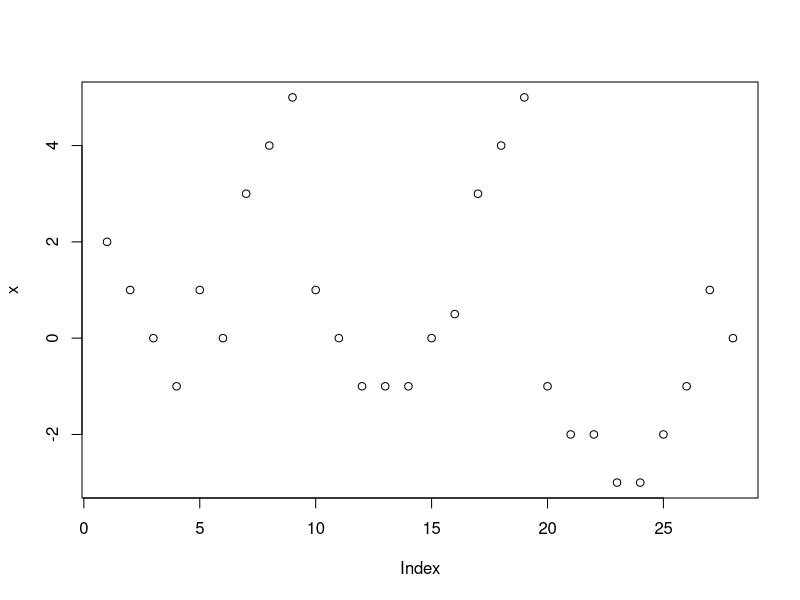
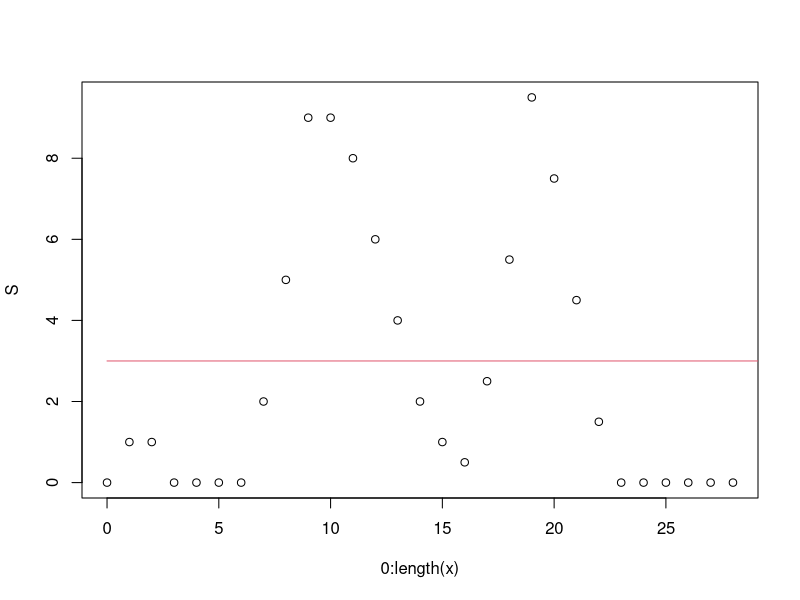
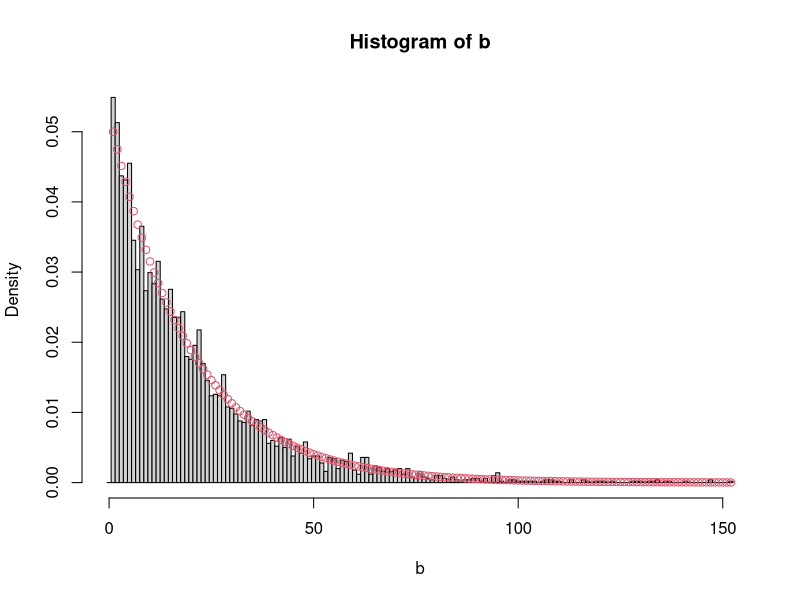
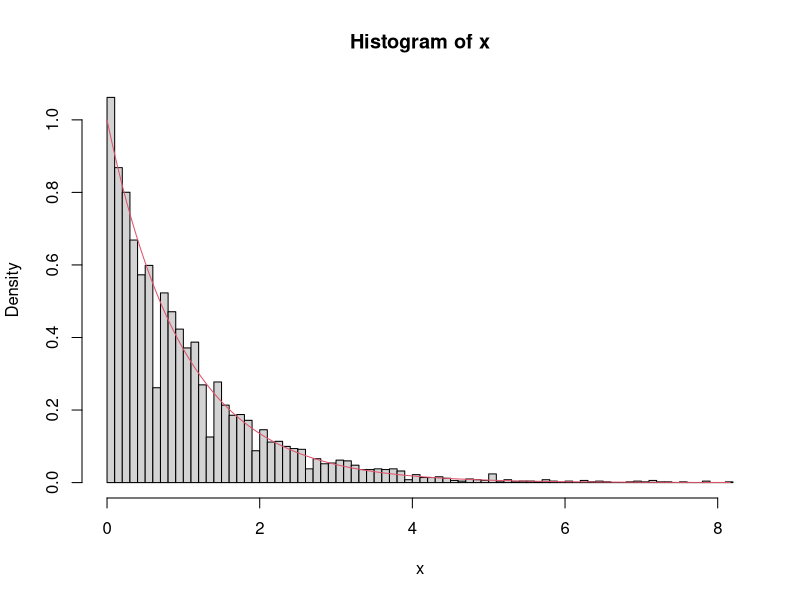

Write R code to recreate these figures, in order. (Note: a time limit stopped this script after it produced the figures.)
##Some simple data

x <- c(4,3,2,1,3,2,5,6,7,3,2,1,1,1,2,2.5,5,6,7,1,0,0,-1,-1,0,1,3,2)-2
k <- 1
plot(x)

S <- numeric(length(x)+1)
for (i in 1:length(x)) {
  S[i+1] <- max(0,S[i] + x[i]-k)
}
plot(0:length(x),S)
lines(c(0,1e99),c(3,3),col=2)


#Stream of Bernoulli RVs
pi0 <- 0.05
gamma <- 2
pi1 <- gamma*pi0

set.seed(123)
y <- rbinom(1e5,size=1,p=pi0)
#Number of observations between the (i-1)th and ith failure
b <- diff(which(y == 1))

#Compare empirical with geometric
hist(b,prob=T,breaks=seq(-0.5,max(b)+0.5,by=1))
points(1:max(b),dgeom(0:(max(b)-1),pi0),col=2)

#If pi0 is small we can use the transformation to exponential
#as in Anscombe & Page
x <- (b-1)*log((1-pi0)/(1-pi1))
hist(x,nclass=100,prob=T)

theta0 <- 1/(gamma-1)
lines(x.grid <- seq(0,max(x),length=1000),dexp(x.grid,theta0),col=2)

sim.cusum <- function(size,pi0,a=1,gamma=2) {
  #Constants
  pi1 <- gamma*pi0
  #Saved y values -- so far none
  y <- NULL
  noAlarm <- TRUE
  noSback2zero <- TRUE
  
  while (noAlarm | noSback2zero) {
    #Generate data and append to existing ones until we have at least two
    #malformations
    repeat {
      y <- c(y,rbinom(size,size=1,p=pi0))
      if (sum(y)>=2) break
    }
    #Number of observations between the (i-1)th and ith failure
    b <- diff(which(y == 1))
    x <- (b-1)*log((1-pi0)/(1-pi1))

  
    #Do the cusum
    S <- numeric(length(x)+1)
    for (i in 1:length(x)) {
      S[i+1] <- max(0,S[i] - x[i] + log(gamma))
    }

    #Time of first alarm
    first <- which.max(c(S[-1] > a,TRUE))
    noAlarm <- first > length(x)
    #First reset after first alarm
    if (!noAlarm) {
      reset <- which.max(c(S[-c(1:(first+1))],0)==0)-1 + first+1
      noSback2zero <- reset > length(x)
      #print(reset)
    }
  }
  

  #Count the number of alarms the modified procedure sounds
  alarms <- sum(S[(first:reset)+1] > a)

  #print(which.max(cumsum(y) == (first+1) ))
  #print(which.max(cumsum(y) == (reset+1) ))
  return(c(first=first,M2=reset,alarms=alarms,req.size=length(y)))
}

sim.cusum(size=1e3,pi0=0.1,a=6,gamma=1.1)

#a <- replicate(1000,sim.cusum(size=1e3,pi0=0.1,a=4,gamma=2))
a <- sapply(1:1000,function(i) {print(i);sim.cusum(size=1e3,pi0=0.1,a=4,gamma=2)})

mean(a[3,])/mean(a[2,]) * 10^5
